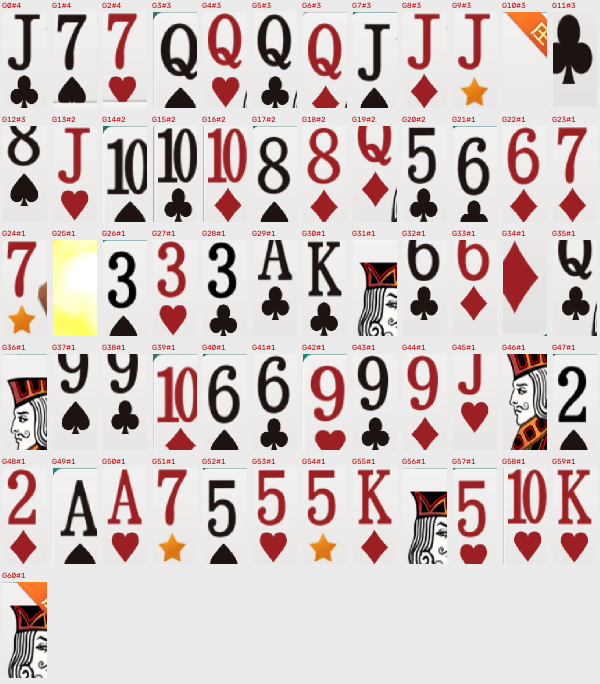
#> input picture debug_phone/center_clusters_sheet.png, 1200 x 1368 px (shown at 1/2 size); its folder holds 5 pictures in this run
$ python diag_phone_center.py
#> lines starting #> are read from the running program, lines starting #| are printed output that depends on the picture; after the words box and inside, x2 and y2 are one past the last pixel; in counts of white or black regions, pixels touching at a corner belong together; pictures that were not available may be replaced by others from this repository, and a replacement may not be noted
# -*- coding: utf-8 -*-
"""出牌堆联系表：所有截图的中央白牌框 1:1 拼图。"""
import os
import cv2
import numpy as np

ROOT = os.path.dirname(os.path.abspath(__file__))
SAMPLES = os.path.join(ROOT, "samples", "iphone")
DBG = os.path.join(ROOT, "debug_phone")
HAND_Y0 = 741
UI_BOXES = [(1619, 70, 102, 91), (2300, 273, 129, 129)]


def imread_cn(p):
#> called with p = 'samples/iphone/center_clusters_sheet.png'
    return cv2.imdecode(np.fromfile(p, dtype=np.uint8), cv2.IMREAD_COLOR)
#> returned value is the input picture: shape (1368, 1200, 3); mean B, G, R 194, 195.7, 209.4


def save_cn(p, img):
    ok, buf = cv2.imencode(os.path.splitext(p)[1], img)
    if ok:
        buf.tofile(p)


def white_mask(bgr):
    return (bgr[:, :, 0] > 185) & (bgr[:, :, 1] > 185) & (bgr[:, :, 2] > 185)
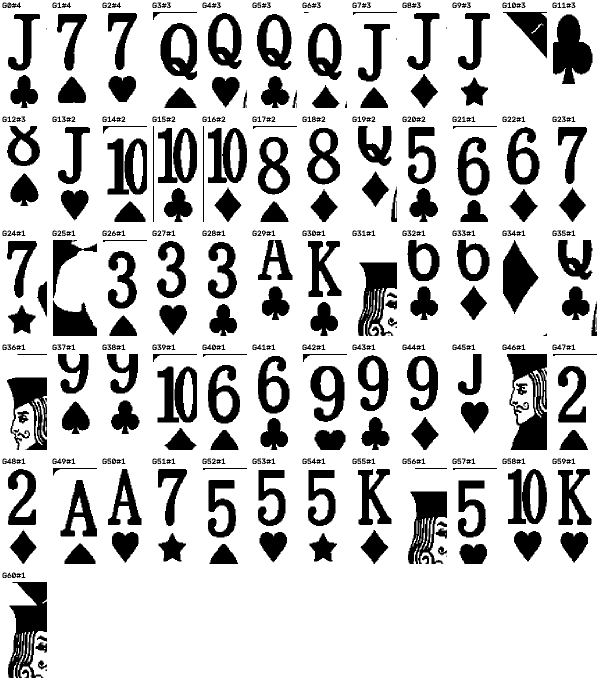
#> returned value: shape (1368, 1200) bool (shown at 1/2 size); 78% white; 451 black regions (11 under 20 px), largest, box (x1, y1, x2, y2) and area: (1014, 708, 1094, 900) 8949, (16, 1164, 94, 1356) 8217, (1106, 29, 1185, 168) 7261


cells = []
for fn in sorted(os.listdir(SAMPLES)):
    img = imread_cn(os.path.join(SAMPLES, fn))
    wm = white_mask(img)
    play = wm.copy()
    play[:150] = False
#> play: shape (1368, 1200) bool; 69.8% white; 386 black regions (7 under 20 px), largest, box (x1, y1, x2, y2) and area: (0, 0, 1200, 216) 185262, (1014, 708, 1094, 900) 8949, (16, 1164, 94, 1356) 8217
    play[HAND_Y0 - 6:] = False
#> play: shape (1368, 1200) bool; 32.2% white; 99 white regions (75 under 20 px), largest, box (x1, y1, x2, y2) and area: (0, 150, 1200, 735) 512637, (266, 286, 286, 379) 1422, (460, 265, 479, 355) 1265
    n, lab, stats, _ = cv2.connectedComponentsWithStats(play.astype(np.uint8), 8)
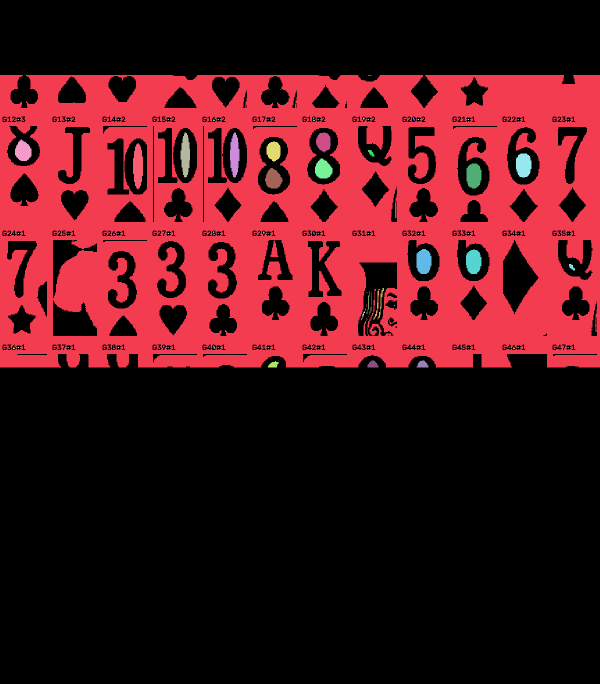
#> lab: shape (1368, 1200) int32 (shown at 1/2 size); 100 distinct labels, from 0 to 99; one colour per label, 0 black
#> n = 100; stats = 100 rows, first 6: [0, 0, 1200, 1368, 1113380], [0, 150, 1200, 585, 512637], [736, 150, 7, 1, 7], [626, 235, 3, 3, 7], [726, 235, 3, 4, 12], [826, 235, 2, 5, 7]
    for i in range(1, n):
        x, y, w, h, a = stats[i]
        if w < 55 or h < 80:
            continue
        if any(abs(x - ux) < 8 and abs(y - uy) < 8 for ux, uy, uw, uh in UI_BOXES):
            continue
        cells.append((fn, x, y, w, h))
#> this loop made 99 passes
#> (x, y, w, h, a) on passes 1 to 12: (0, 150, 1200, 585, 512637), (736, 150, 7, 1, 7), (626, 235, 3, 3, 7), (726, 235, 3, 4, 12), (826, 235, 2, 5, 7), (226, 237, 2, 3, 4), (827, 237, 3, 5, 9), (36, 238, 2, 2, 4), (136, 238, 2, 2, 4), (236, 238, 2, 2, 4), (336, 238, 2, 2, 4), (426, 239, 4, 4, 12)
#> after the loop, cells = [('center_clusters_sheet.png', 0, 150, 1200, 585)]

print(f"{len(cells)} pile boxes")
#| 1 pile boxes
cell_h = 230
sheet_rows = []
for fn, x, y, w, h in cells:
    img = imread_cn(os.path.join(SAMPLES, fn))
    crop = img[y:y + h, x:x + w]
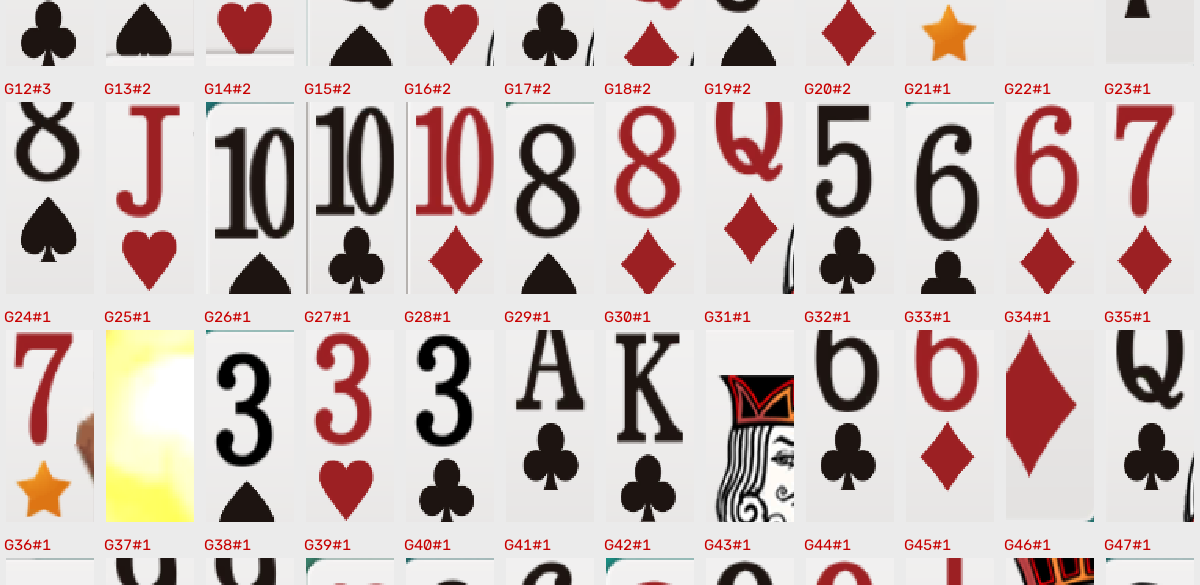
#> crop: shape (585, 1200, 3); mean B, G, R 188.6, 191.1, 204.9
    canvas = np.full((cell_h, max(w, 160), 3), 225, np.uint8)
#> canvas: shape (230, 1200, 3); every value is 225
    cv2.rectangle(canvas, (0, 0), (canvas.shape[1] - 1, canvas.shape[0] - 1), (180, 180, 180), 1)
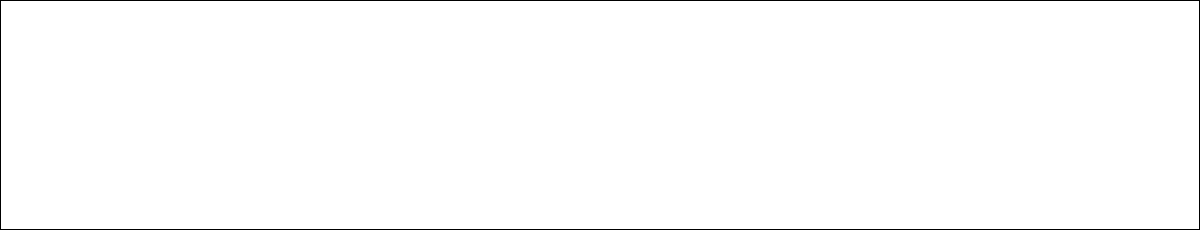
#> canvas: shape (230, 1200, 3); values 180 (black) and 225 (white), 99% white; black in thin lines or dots
    ch = min(h, cell_h)
#> ch = 230
    canvas[0:ch, 0:w] = crop[0:ch]
    cv2.putText(canvas, f"{fn[5:9]} {x},{y} {w}x{h}", (3, cell_h - 8),
                cv2.FONT_HERSHEY_SIMPLEX, 0.45, (0, 0, 200), 1)
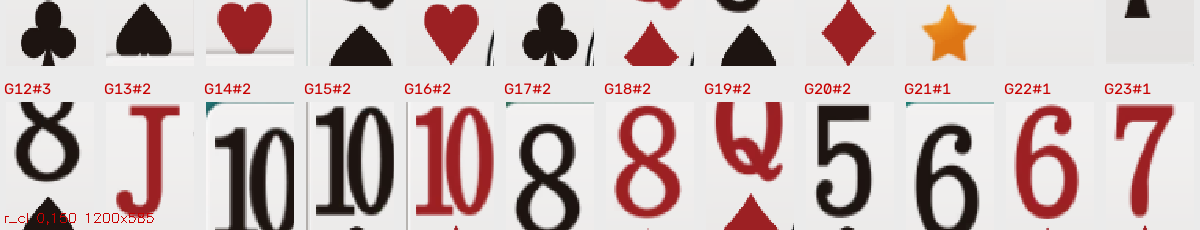
#> canvas: shape (230, 1200, 3); mean of channels 0, 1, 2 187.2, 188.2, 204.2; drawn as B, G, R
    sheet_rows.append(canvas)

# 横向拼接，每行最多6格
per_row = 6
rows = []
for i in range(0, len(sheet_rows), per_row):
    row = sheet_rows[i:i + per_row]
    W = sum(c.shape[1] + 4 for c in row)
    canvas = np.full((cell_h, W, 3), 225, np.uint8)
    xx = 0
    for c in row:
        canvas[:, xx:xx + c.shape[1]] = c
        xx += c.shape[1] + 4
    rows.append(canvas)
#> this loop made 1 pass
#> W on pass 1: 1204
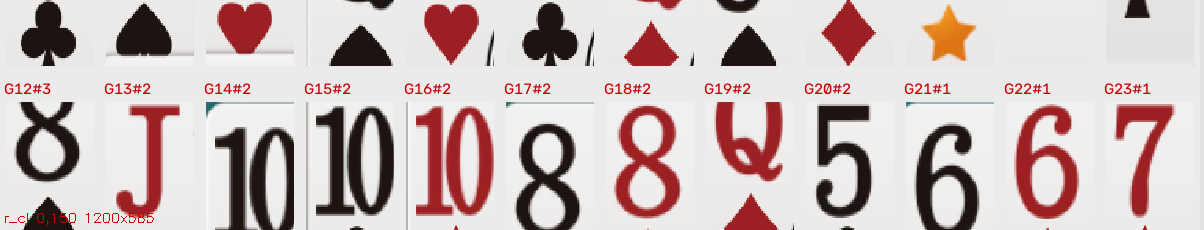
#> canvas: shape (230, 1204, 3); mean of channels 0, 1, 2 187.3, 188.3, 204.2; drawn as B, G, R
#> after the loop, rows = 1 item
W = max(r.shape[1] for r in rows)
H = sum(r.shape[0] + 4 for r in rows)
#> H = 234
sheet = np.full((H, W, 3), 225, np.uint8)
#> sheet: shape (234, 1204, 3); every value is 225
yy = 0
for r in rows:
    sheet[yy:yy + r.shape[0], 0:r.shape[1]] = r
    yy += r.shape[0] + 4
#> this loop made 1 pass
#> yy on pass 1: 234
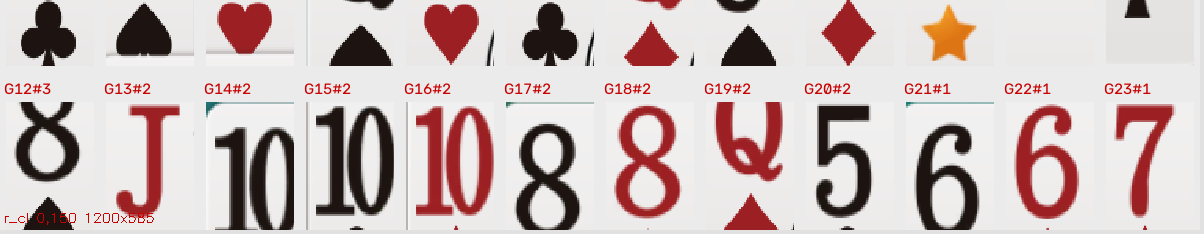
#> sheet: shape (234, 1204, 3); mean of channels 0, 1, 2 188, 189, 204.6; drawn as B, G, R
#> after the loop, yy = 234
save_cn(os.path.join(DBG, "center_boxes_sheet.png"), sheet)
print("saved center_boxes_sheet.png")

$ run again, on debug_phone/hand_clusters_sheet.png
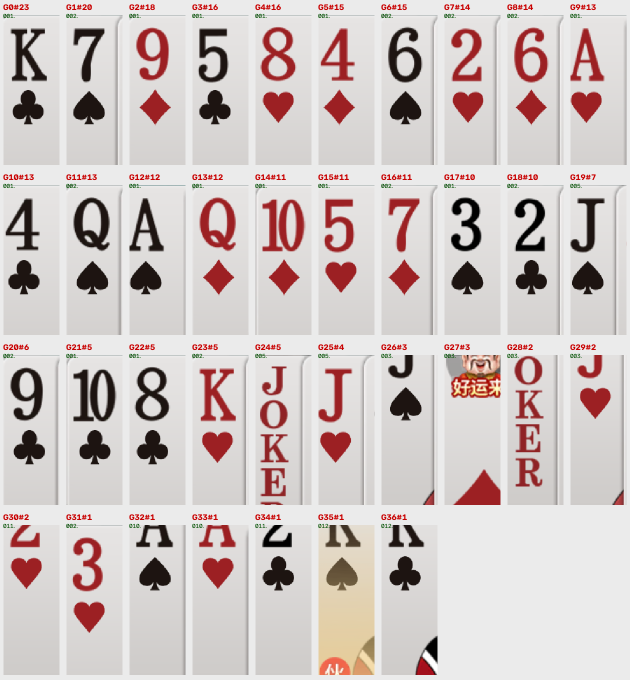
#> input picture debug_phone/hand_clusters_sheet.png, 1260 x 1360 px (shown at 1/2 size)
#> in imread_cn, returned value is the input picture: shape (1360, 1260, 3); mean B, G, R 196.1, 197.7, 208.4
#> `n, lab, stats, _ = cv2.connectedComponentsWithStats(play.astype(np.uin..`:
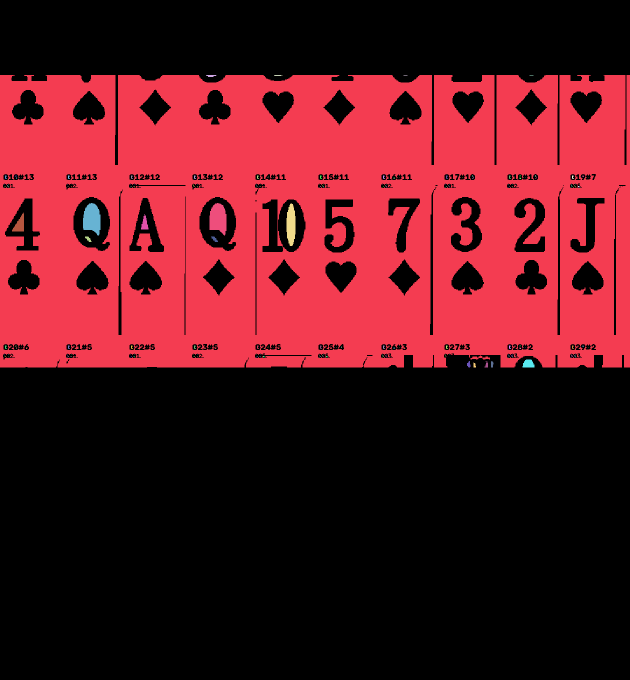
#> lab: shape (1360, 1260) int32 (shown at 1/2 size); 173 distinct labels, from 0 to 172; one colour per label, 0 black
#> n = 173; stats = 173 rows, first 6: [0, 0, 1260, 1360, 1091821], [0, 150, 1260, 585, 614824], [412, 150, 21, 4, 62], [548, 150, 17, 2, 30], [807, 150, 8, 1, 8], [1059, 150, 8, 1, 8]
#> the loop `for i in range(1, n):` made 172 passes
#> after the loop `for i in range(1, n):`: cells = [('hand_clusters_sheet.png', 0, 150, 1260, 585)]
#| 1 pile boxes
#> ch = 230
#> the loop `for i in range(0, len(sheet_rows), per_row):` made 1 pass
#> W on pass 1: 1264
#> after the loop `for i in range(0, len(sheet_rows), per_row):`: rows = 1 item
#> H = 234
#> the loop `for r in rows:` made 1 pass
#> yy on pass 1: 234
#> after the loop `for r in rows:`:
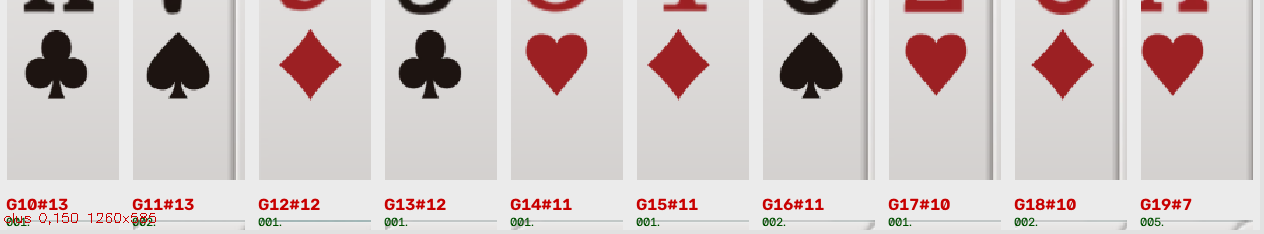
#> sheet: shape (234, 1264, 3); mean of channels 0, 1, 2 198, 199, 209.9; drawn as B, G, R

$ run again, on debug_phone/hand_shot005_left.png
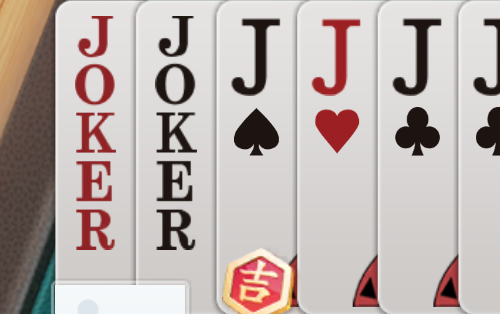
#> input picture debug_phone/hand_shot005_left.png, 500 x 314 px
#> in imread_cn, returned value is the input picture: shape (314, 500, 3); mean B, G, R 174.9, 178.1, 189.2
#> play: shape (314, 500) bool; 38.8% white; 18 white regions (7 under 20 px), largest, box (x1, y1, x2, y2) and area: (55, 150, 220, 314) 20931, (297, 150, 381, 314) 11842, (378, 150, 461, 314) 11782
#> lab: shape (314, 500) int32; 19 distinct labels, from 0 to 18
#> n = 19; stats = 19 rows, first 6: [0, 0, 500, 314, 96012], [55, 150, 165, 164, 20931], [216, 150, 78, 164, 9226], [297, 150, 84, 164, 11842], [378, 150, 83, 164, 11782], [458, 150, 42, 164, 6741]
#> the loop `for i in range(1, n):` made 18 passes
#> (x, y, w, h, a) on passes 1 to 8: (55, 150, 165, 164, 20931), (216, 150, 78, 164, 9226), (297, 150, 84, 164, 11842), (378, 150, 83, 164, 11782), (458, 150, 42, 164, 6741), (91, 213, 9, 13, 112), (171, 213, 9, 13, 112), (243, 260, 34, 20, 147)
#> after the loop `for i in range(1, n):`: cells = [('hand_shot005_left.png', 55, 150, 165, 164), ('hand_shot005_left.png', 216, 150, 78, 164), ('hand_shot005_left.png', 297, 150, 84, 164), ('hand_shot005_left.png', 378, 150, 83, 164)]
#| 4 pile boxes
#> `cv2.rectangle(canvas, (0, 0), (canvas.shape[1] - 1, canvas.shape[0] - ..`:
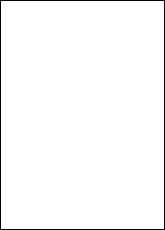
#> canvas: shape (230, 165, 3); values 180 (black) and 225 (white), 97.9% white; black in thin lines or dots
#> ch = 164
#> per_row = 6
#> after the loop `for r in rows:`:
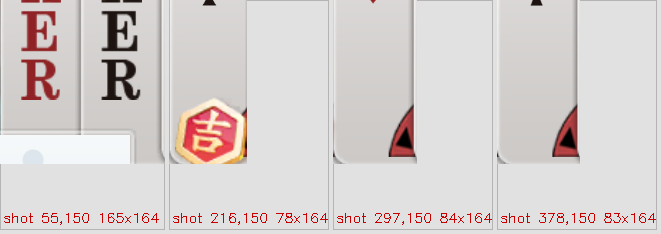
#> sheet: shape (234, 661, 3); mean of channels 0, 1, 2 207.6, 208.7, 215.2; drawn as B, G, R
